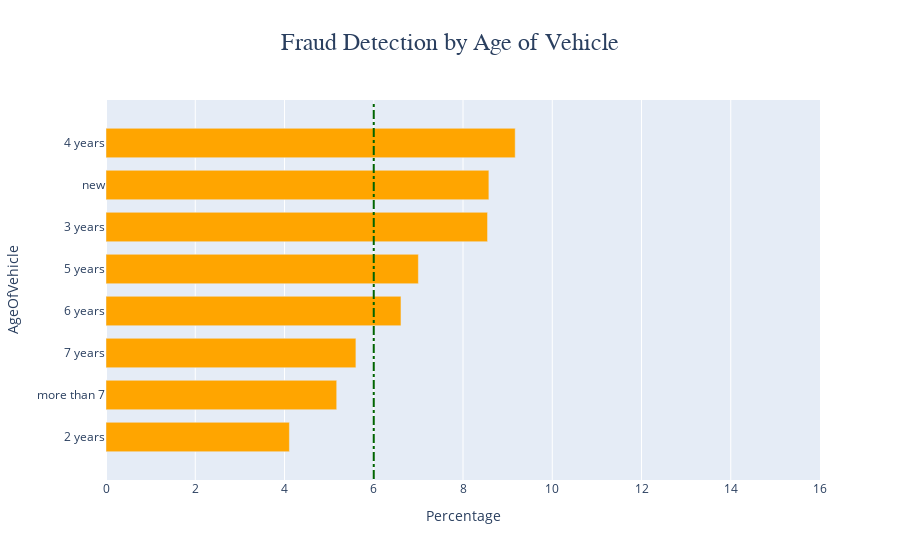

Notebook code cell kept with this figure:
### Code cell
# Age of Vehicle
df_counts_ageofvehicle = df['AgeOfVehicle'].value_counts().sort_index()
df_counts_fraud6 = df_fraud['AgeOfVehicle'].value_counts().sort_index()
df_percentages_fraud6 = pd.DataFrame(round((df_counts_fraud6 / df_counts_ageofvehicle) * 100, 2)).fillna(0).reset_index()

df_percentages_fraud6.columns = ['AgeOfVehicle', 'Fraud %']
df_percentages_fraud6 = df_percentages_fraud6.sort_values(by=['Fraud %'])

# Bar Chart
fig = go.Figure()

fig.add_trace(go.Bar(x=df_percentages_fraud6['Fraud %'], y=df_percentages_fraud6['AgeOfVehicle'], orientation='h',
    marker_color='rgb(255, 165, 0)'))

fig.update_layout(
    title={
        'text': 'Fraud Detection by Age of Vehicle',
        'x':0.5,
        'font': {'family': "Arial, sans-serif", 'size': 24}
    })

fig.update_layout(
    xaxis=dict(title='Percentage', range=[0, 16], dtick=2), yaxis=dict(title='AgeOfVehicle'), legend=dict(title='Outcome'), bargap=0.3)

fig.add_shape(
    type="line",
    x0=6,
    y0=-1,
    x1=6,
    y1=8,
    line=dict(
        color="rgba(0, 100, 0, 1)",
        width=2,
        dash="dashdot", 
    ),
)

fig.show()

### Figure 1 — Plotly figure (JSON) as saved in the notebook; plotly's stock layout.template omitted (floating-point values rounded to 4 significant figures)
{"data": [{"marker": {"color": "rgb(255, 165, 0)"}, "orientation": "h", "type": "bar", "x": [4.11, 5.17, 5.6, 6.61, 7, 8.55, 8.58, 9.17], "y": ["2 years", "more than 7", "7 years", "6 years", "5 years", "3 years", "new", "4 years"]}], "layout": {"autosize": true, "bargap": 0.3, "legend": {"title": {"text": "Outcome"}}, "shapes": [{"line": {"color": "rgba(0, 100, 0, 1)", "dash": "dashdot", "width": 2}, "type": "line", "x0": 6, "x1": 6, "y0": -1, "y1": 8}], "title": {"font": {"family": "Arial, sans-serif", "size": 24}, "text": "Fraud Detection by Age of Vehicle", "x": 0.5}, "xaxis": {"dtick": 2, "range": [0, 16], "title": {"text": "Percentage"}, "type": "linear"}, "yaxis": {"autorange": true, "range": [-1.051, 8.051], "title": {"text": "AgeOfVehicle"}, "type": "category"}}}
